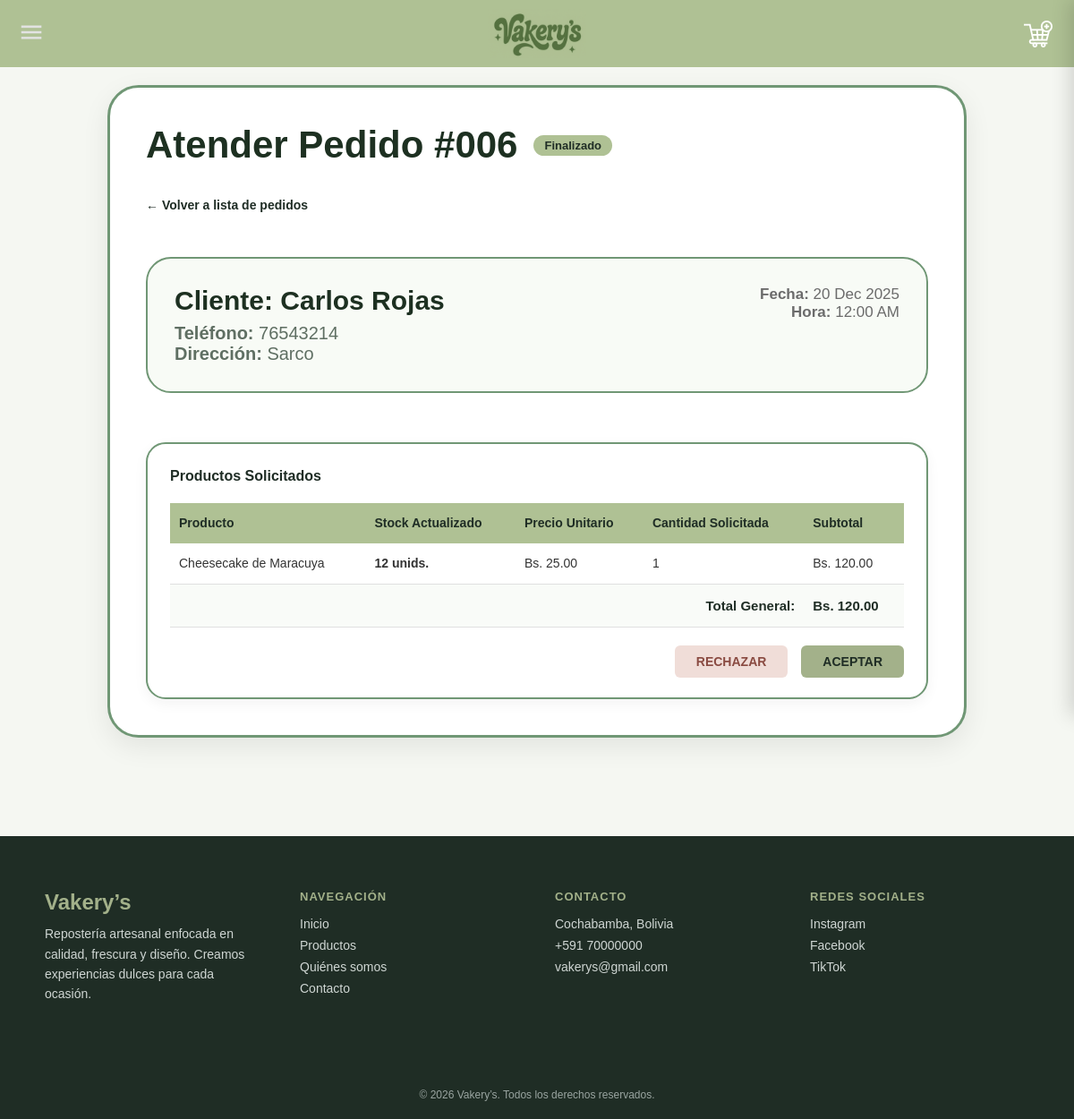
The app's page /Ventas/regisventa.php?pedido_id=6, older data.
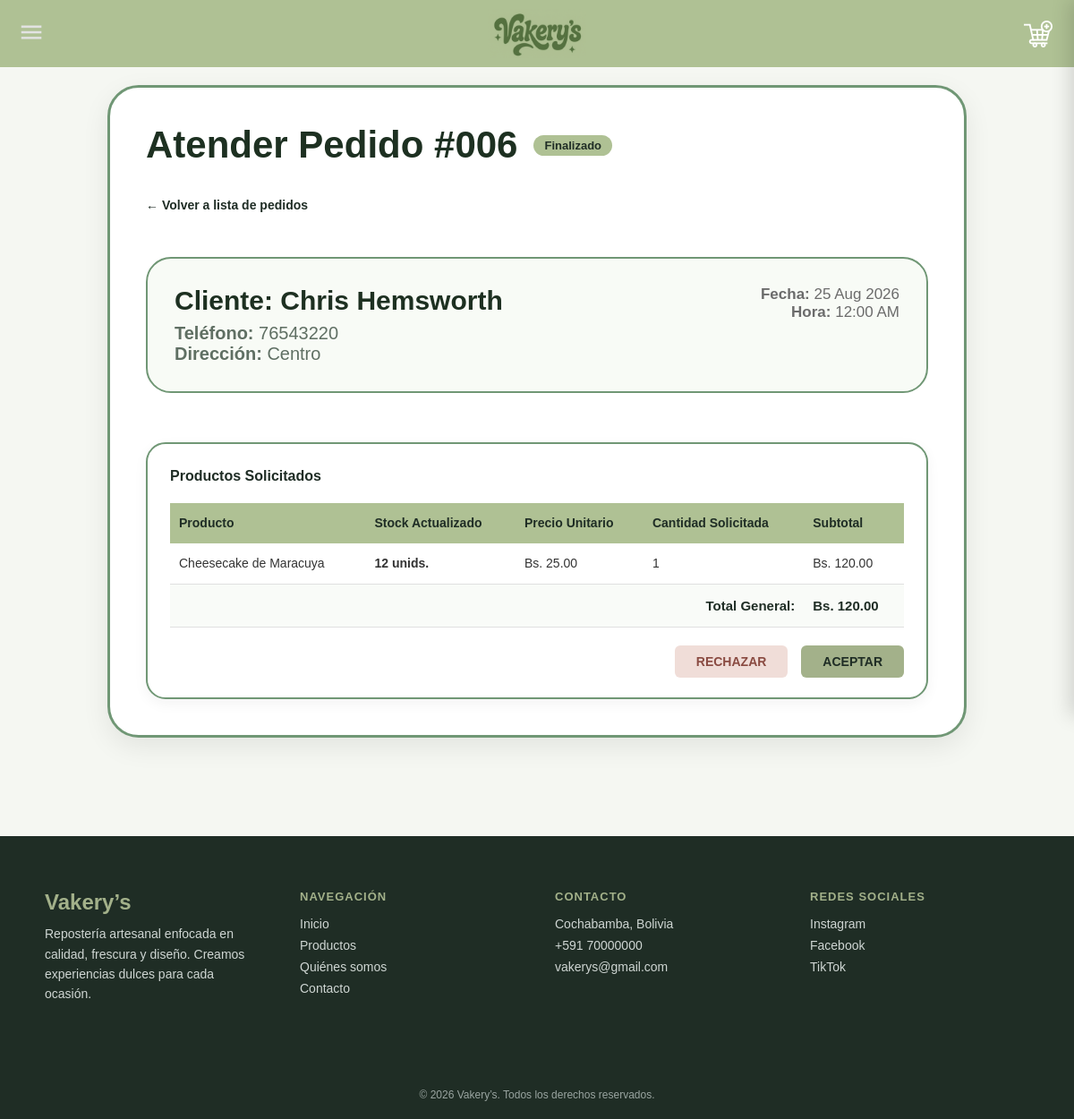
The same page, newer data.
### tables this page shows
CREATE TABLE IF NOT EXISTS `pedidos` (
  `id` INT NOT NULL AUTO_INCREMENT,
  `Nombre` VARCHAR(200) NULL,
  `Fecha` DATE NULL,
  `Estado` VARCHAR(45) NULL,
  `NombreVendedor` VARCHAR(200) NULL,
  `Direccion` VARCHAR(45) NULL,
  `Telefono` INT NULL,
  PRIMARY KEY (`id`)
);

### ventas/regisventa.php (the view, shortened to what this page needs)
<?php
$servidor = "localhost";
$usuario = "root";
$contrasena = "";
$bd = "vakerysss";
$conn = new mysqli($servidor, $usuario, $contrasena, $bd);
$id_pedido = $_GET['pedido_id'];
$resPedido = $conn->query("SELECT * FROM pedidos WHERE id = '$id_pedido'");
$pedido = $resPedido ? $resPedido->fetch_assoc() : null;
$sqlCarrito = "SELECT c.Cantidad, c.CostoTotal, p.NombreProducto, p.PrecioProducto, p.Stock
               FROM carrito c
               INNER JOIN productos p ON c.productos_Codigo = p.Codigo
               WHERE c.pedidos_id = '$id_pedido'";
$resCarrito = $conn->query($sqlCarrito);
$total = 0;
?>
<!DOCTYPE html>
<html lang="es">
<head>
    <link rel="stylesheet" href="../estilos/vendedor.css">
</head>
<body>
<div class="b" style="margin-top: 20px;">
    <div class="ba">
        <div class="bb">
            <h1>Atender Pedido #<?php echo sprintf('%03d', $pedido['id']); ?></h1>
            <span class="estado-tag-badge"><?php echo $pedido['Estado'] ? $pedido['Estado'] : 'Pendiente'; ?></span>
        </div>
        <a href="../paginavendedor.php" class="btn-volver-link">&larr; Volver a lista de pedidos</a>
        <div class="bf" style="margin-bottom: 20px;">
            <div class="bg">
                <div class="bc">
                    <h2>Cliente: <?php echo htmlspecialchars($pedido['Nombre']); ?></h2>
                    <p><strong>Teléfono:</strong> <?php echo htmlspecialchars($pedido['Telefono']); ?></p>
                    <p><strong>Dirección:</strong> <?php echo htmlspecialchars($pedido['Direccion']); ?></p>
                </div>
                <div class="bd">
                    <p><strong>Fecha:</strong> <?php echo date('d M Y', strtotime($pedido['Fecha'])); ?></p>
                    <p><strong>Hora:</strong> <?php echo date('h:i A', strtotime($pedido['Fecha'])); ?></p>
                </div>
            </div>
        </div>
        <div class="be">
            <h3 style="color:#1f2d25; margin-bottom: 10px; font-size: 16px;">Productos Solicitados</h3>
            <table class="tabla-productos">
                <thead>
                    <tr>
                        <th>Producto</th>
                        <th>Stock Actualizado</th>
                        <th>Precio Unitario</th>
                        <th>Cantidad Solicitada</th>
                        <th>Subtotal</th>
                    </tr>
                </thead>
                <tbody>
                    <?php
                    if ($resCarrito && $resCarrito->num_rows > 0) {
                        while ($prod = $resCarrito->fetch_assoc()) {
                            $total += $prod['CostoTotal'];
                            $esUltimoStock = ($prod['Stock'] <= $prod['Cantidad']);
                    ?>
                        <tr>
                            <td><?php echo htmlspecialchars($prod['NombreProducto']); ?></td>
                            <td class="<?php echo $esUltimoStock ? 'stock-alerta' : 'stock-normal'; ?>">
                                <?php echo $prod['Stock']; ?> unids.
                            </td>
                            <td>Bs. <?php echo number_format($prod['PrecioProducto'], 2); ?></td>
                            <td><?php echo $prod['Cantidad']; ?></td>
                            <td>Bs. <?php echo number_format($prod['CostoTotal'], 2); ?></td>
                        </tr>
                    <?php
                        }
                    } else {
                        echo "<tr><td colspan='5' style='text-align:center;'>No hay productos asociados a este pedido.</td></tr>";
                    }
                    ?>
                    <tr class="total-row">
                        <td colspan="4" style="text-align: right;">Total General:</td>
                        <td>Bs. <?php echo number_format($total, 2); ?></td>
                    </tr>
                </tbody>
            </table>
            <form method="post" class="acciones-form" id="formPedido">
                <button type="submit" name="accion" value="rechazar" class="btn-accion btn-rechazar">RECHAZAR</button>
                <button type="submit" name="accion" value="aceptar" class="btn-accion btn-aceptar">ACEPTAR</button>
            </form>
        </div>
    </div>
</div>
<?php include_once "../footer.php"; ?>
</body>
</html>

Row changes from the older to the newer data that the page shows:
changed pedidos "12:00 AM": Nombre "Carlos Rojas" → "Chris Hemsworth"; Telefono "76543214" → "76543220"; Direccion "Sarco" → "Centro"; Fecha "20 Dec 2025" → "25 Aug 2026"
